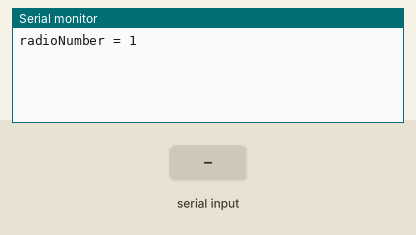
Recording of a sketch running on a simulated Arduino Uno, built with avr-gcc and run on an emulated ATmega328P. Parts: the last lines printed to the serial monitor. The test bench sets the inputs (shaded band). No radio packets arrive unless stated.

Above: at 1.2 s.
1.3 s: "angles\n" received over Serial
At 2.2 s:
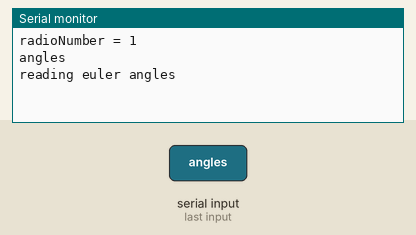
2.8 s: "stop\n" received over Serial
At 3.3 s:
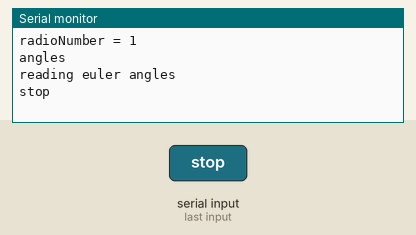
4.3 s: "start\n" received over Serial
At 5.5 s:
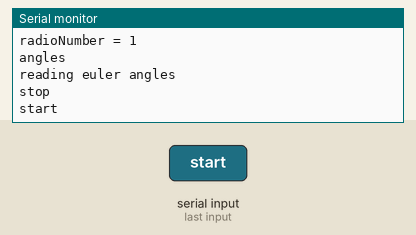
5.8 s: "90 45\n" received over Serial
At 6.8 s:
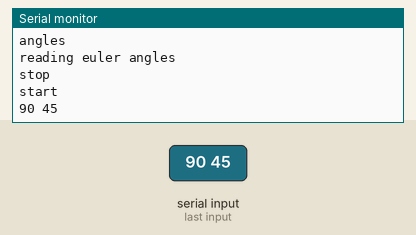
7.3 s: "0\n" received over Serial
At 7.9 s:
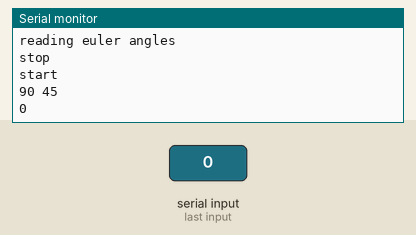

Measured:
- after the input at 1.3 s, the serial monitor: prints a new line at once (image 1)
- after the input at 2.8 s, the serial monitor: prints a new line at once (image 2)
- after the input at 4.3 s, the serial monitor: prints a new line at once (image 3)
- after the input at 5.8 s, the serial monitor: prints a new line at once (image 4)
- after the input at 7.3 s, the serial monitor: prints a new line at once (image 5)

The sketch:

nrf_trns.ino
```cpp
#include <SPI.h>
#include <nRF24L01.h>
#include <RF24.h>
#include <printf.h>

float kp = 1.5, ki = 0.1, kd = 0.5;  // Tune these values
float roll, pitch;                   // Assume these are updated from IMU
float rollError, pitchError;
float rollIntegral = 0, pitchIntegral = 0;
float rollPrevError = 0, pitchPrevError = 0;

int minThrottle = 0, maxThrottle = 100;
static unsigned int time;


#define FR 1
#define BL 2
#define FL 3
#define BR 0

int motorFL;
int motorFR;
int motorBL;
int motorBR;


static float euler_angles[3];


int speed_upper_left() {
  return motorFL;
}

int speed_upper_right() {
  return motorFR;
}

int speed_lower_left() {
  return motorBL;
}

int speed_lower_right() {
  return motorBR;
}

void update_pid(int baseThrottle, float roll, float pitch) {
  rollError = 0 - roll;
  pitchError = 0 - pitch;

  float dt = millis() - time;
  dt = dt / 1000;

  // PID Computation
  rollIntegral += rollError * dt;
  pitchIntegral += pitchError * dt;

  float rollDerivative = (rollError - rollPrevError) / dt;
  float pitchDerivative = (pitchError - pitchPrevError) / dt;

  float rollCorrection = kp * rollError + ki * rollIntegral + kd * rollDerivative;
  float pitchCorrection = kp * pitchError + ki * pitchIntegral + kd * pitchDerivative;

  rollPrevError = rollError;
  pitchPrevError = pitchError;

  motorFL = constrain(baseThrottle - rollCorrection + pitchCorrection, minThrottle, maxThrottle);
  motorFR = constrain(baseThrottle + rollCorrection + pitchCorrection, minThrottle, maxThrottle);
  motorBL = constrain(baseThrottle - rollCorrection - pitchCorrection, minThrottle, maxThrottle);
  motorBR = constrain(baseThrottle + rollCorrection - pitchCorrection, minThrottle, maxThrottle);
}


const uint8_t payload_size = 20;
RF24 radio(8, 9);  // CE, CSN

uint8_t address[][6] = { "1Node", "2Node" };
uint8_t radioNumber = 1;


void setup() {
  Serial.begin(115200);
  while (!Serial)
    ;
  if (!radio.begin()) {
    Serial.println(F("radio hardware is not responding!!"));
    while (1)
      ;
  }
  Serial.print(F("radioNumber = "));
  Serial.println((int)radioNumber);
  radio.setPALevel(RF24_PA_LOW);
  radio.setPayloadSize(payload_size);
  radio.openWritingPipe(address[radioNumber]);
  radio.openReadingPipe(1, address[!radioNumber]);
  //radio.startListening();
  radio.stopListening();
  // For debugging info
  printf_begin();              // needed only once for printing details
  radio.printDetails();        // (smaller) function that prints raw register values
  radio.printPrettyDetails();  // (larger) function that prints human readable data
}

void read_euler() {
  char *command = "angles";
  radio.write(command, strlen(command));
  radio.startListiening();
  delay(10);
  const int size = 100;
  char buffer[size];
  uint8_t pipe;
  if (!radio.available(&pipe)) {
    sprintf(buffer, "error occured while reading angles.");
    goto end;
  }
  radio.read(buffer, size);
  Serial.println(buffer);
end:
  radio.stopListening();
}

int read_command(char *buffer, int size) {
  if (!Serial.available()) return -1;
  String input = Serial.readStringUntil('\n');
  input.trim();
  Serial.println(input);
  if (input=="angles") {
    Serial.println("reading euler angles");
    read_euler();
    return 0;
  } else if (input.substring(0,4)=="stop") {
    input.toCharArray(buffer, size);
    return 0;
  } else if (input=="start") {
    input.toCharArray(buffer, size);
    return 0;
  }

  input.toCharArray(buffer, size);
  return 0;
  int n, speed;
  char prefix[20];
  int matched = sscanf(input.c_str(), "%d %d", &n, &speed);
  char text[20];
  sprintf(text, "matched = %d, %s", matched, prefix);
  Serial.println(text);
  if (matched != 2) return -1;
  Serial.println("Valid input received:");
  Serial.print("n: ");
  Serial.println(n);
  Serial.print("speed: ");
  Serial.println(speed);
  input.toCharArray(buffer, size);
  return 0;
}


unsigned long read_float(char *buffer, unsigned long index, float *f)
{
  for (;index<strlen(buffer);++index) {
    char c = buffer[index];
    if (c==' ' || c=='\t' || c=='\n' || c=='\0') continue;
    else break;
  }
  String s;
  for (;index<strlen(buffer);++index) {
    char c = buffer[index];
    if (c==' ' || c=='\t' || c=='\n' || c=='\0') break;
    s+=buffer[index];
  }
  //Serial.println(s.c_str());
  if (s.length()==0) return -1;
  *f = s.toFloat();
  return index;
}

unsigned int speed = 0;

void loop() {
  char command[100] = {};
  if (read_command(command, 100) == 0) {
    radio.write(command, strlen(command));
  }
}
```
